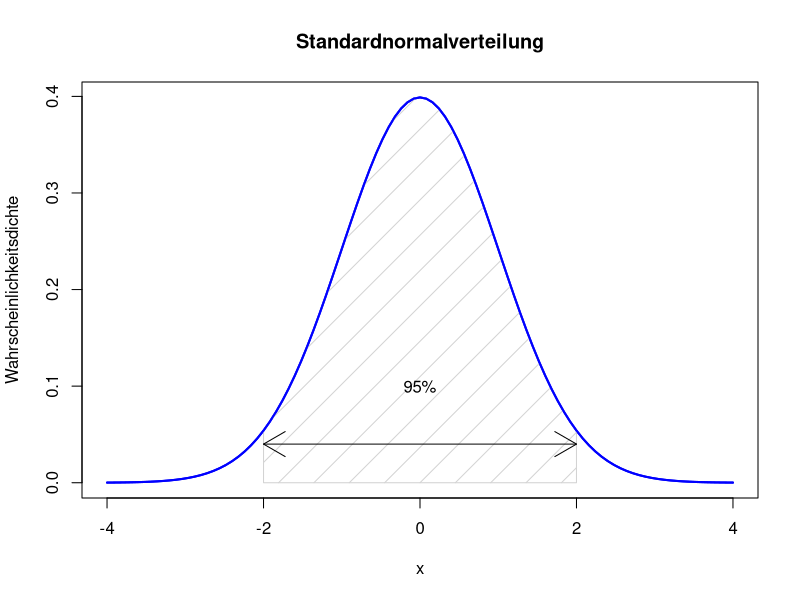

Write the R code that produced this figure.
# draw standard normal and area of +-2 sd
cord.x <- c(-2,seq(-2,2,0.01),2) 
cord.y <- c(0,dnorm(seq(-2,2,0.01)),0) 
curve(dnorm(x), from = -4, to = 4, col="blue", ylab = "Wahrscheinlichkeitsdichte", main="Standardnormalverteilung", lwd=2)
polygon(cord.x,cord.y,col='lightgrey', density=4)
curve(dnorm(x), from = -4, to = 4, col="blue", add=TRUE, lwd=2)
arrows(-2, 0.04, 2, 0.04, code = 3)
text(0, 0.1, "95%")
